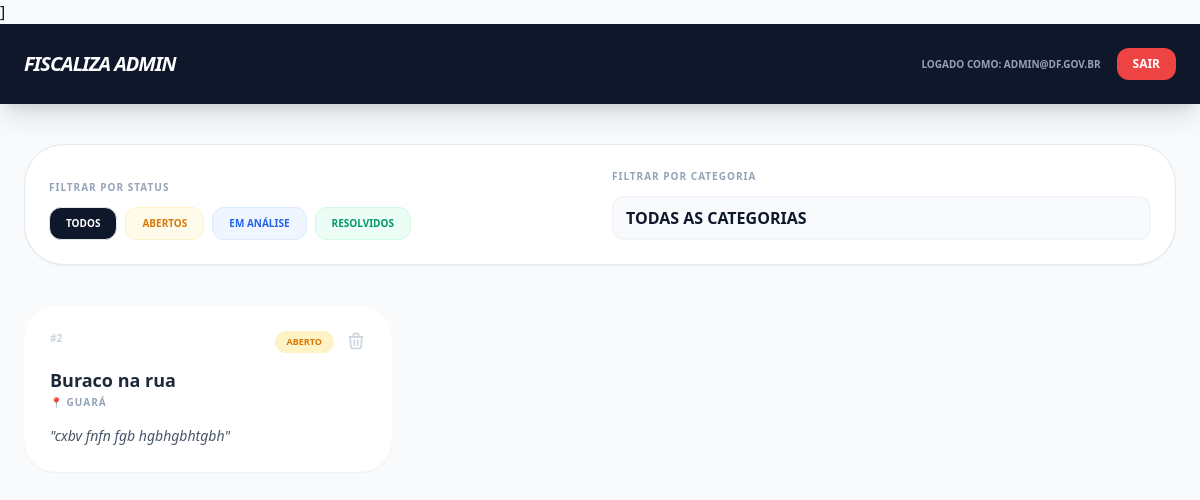
Before: /admin (signed in) with the older database file.
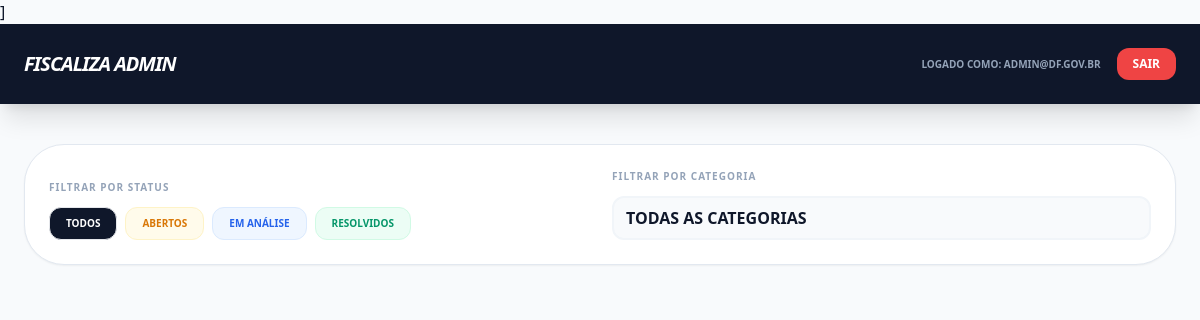
After: the same page with the newer database file.
### tables this page shows
CREATE TABLE reports (
        id INTEGER PRIMARY KEY AUTOINCREMENT, category TEXT NOT NULL, ra TEXT NOT NULL, 
        description TEXT NOT NULL, status TEXT DEFAULT 'Aberto', date TEXT NOT NULL, 
        lat REAL NOT NULL, lng REAL NOT NULL, image TEXT);

### app.py (the view)
@app.route('/admin')
@login_required
def admin():
    filtro_status = request.args.get('status')
    filtro_cat = request.args.get('categoria')
    aberto_id = request.args.get('detalhes')
    conn = get_db_connection()
    query = 'SELECT * FROM reports WHERE 1=1'
    params = []
    if filtro_status:
        query += ' AND status = ?'
        params.append(filtro_status)
    if filtro_cat:
        query += ' AND category = ?'
        params.append(filtro_cat)
    rows = conn.execute(query + ' ORDER BY id DESC', params).fetchall()
    denuncias = []
    for r in rows:
        d = dict(r)
        d['comentarios'] = conn.execute('SELECT * FROM comments WHERE report_id = ? ORDER BY id ASC', (r['id'],)).fetchall()
        denuncias.append(d)
    conn.close()
    return render_template('admin.html', denuncias=denuncias, categorias=CATEGORIAS,
                           status_sel=filtro_status, cat_sel=filtro_cat, aberto_id=aberto_id)

### app.py (called while the page is built)
def login_required(f):
    @wraps(f)
    def decorated_function(*args, **kwargs):
        if not session.get('admin_logged_in'):
            flash("Acesso restrito. Por favor, faça login.", "error")
            return redirect(url_for('login'))
        return f(*args, **kwargs)
    return decorated_function

def get_db_connection():
    conn = sqlite3.connect('database.db')
    conn.row_factory = sqlite3.Row
    return conn

### templates/admin.html (shortened to what the changed rows need)
<!DOCTYPE html>
<html lang="pt-br">
<head>
    <script src="https://cdn.tailwindcss.com"></script>]
     <link rel="stylesheet" href="/static/css/responsivo.css">
</head>
<body class="bg-slate-50 font-sans text-slate-900">
    <nav class="bg-slate-900 text-white p-6 sticky top-0 z-40 flex justify-between items-center shadow-xl">
        <h1 class="font-black italic text-xl uppercase tracking-tighter">Fiscaliza Admin</h1>
    </nav>
    <main class="max-w-7xl mx-auto px-6 py-10">
        <div class="grid md:grid-cols-2 lg:grid-cols-3 gap-6">
            {% for d in denuncias %}
            <div class="bg-white p-6 rounded-[2rem] border-2 border-transparent hover:border-blue-500 shadow-sm transition-all relative group">
                <a href="/delete/{{ d.id }}" onclick="return confirm('Tem certeza que deseja apagar este registro definitivamente?')" class="absolute top-6 right-6 text-slate-300 hover:text-red-500 z-10 transition">
                    <svg class="w-5 h-5" fill="none" stroke="currentColor" viewBox="0 0 24 24"><path stroke-linecap="round" stroke-linejoin="round" stroke-width="2" d="M19 7l-.867 12.142A2 2 0 0116.138 21H7.862a2 2 0 01-1.995-1.858L5 7m5 4v6m4-6v6m1-10V4a1 1 0 00-1-1h-4a1 1 0 00-1 1v3M4 7h16"></path></svg>
                </a>
                <div onclick="window.location.href='/admin?detalhes={{ d.id }}{% if status_sel %}&status={{ status_sel }}{% endif %}{% if cat_sel %}&categoria={{ cat_sel }}{% endif %}'" class="cursor-pointer">
                    <div class="flex justify-between items-start mb-4 pr-8">
                        <span class="text-[10px] font-black text-slate-300 uppercase">#{{ d.id }}</span>
                        <span class="px-3 py-1 rounded-full text-[9px] font-black uppercase
                            {% if d.status == 'Aberto' %} bg-amber-100 text-amber-600
                            {% elif d.status == 'Em análise' %} bg-blue-100 text-blue-600
                            {% else %} bg-emerald-100 text-emerald-600 {% endif %}">
                            {{ d.status }}
                        </span>
                    </div>
                    <h3 class="font-black text-lg text-slate-800 leading-tight group-hover:text-blue-600 transition">{{ d.category }}</h3>
                    <p class="text-[10px] font-bold text-slate-400 mt-1 uppercase tracking-widest">📍 {{ d.ra }}</p>
                    <p class="text-sm text-slate-600 mt-4 line-clamp-2 italic">"{{ d.description }}"</p>
                </div>
            </div>
            {% endfor %}
        </div>
    </main>
</body>
</html>

Changed rows visible on the page:
removed reports: id "2", status "ABERTO", category "Buraco na rua", ra "GUARÁ", description "cxbv fnfn fgb hgbhgbhtgbh"
